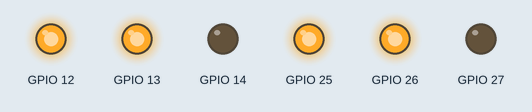
Bench run of a sketch on a simulated ESP32. On the bench: output pins drawn as LEDs (lit = HIGH). What the sketch prints to the serial monitor is not drawn.

Above: at 0.6 s.
At 1.6 s:
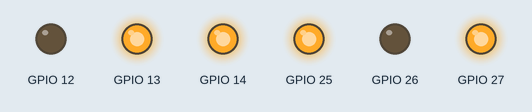
Timing chart, 0 to 3.1 s (numbered marks = the images above):
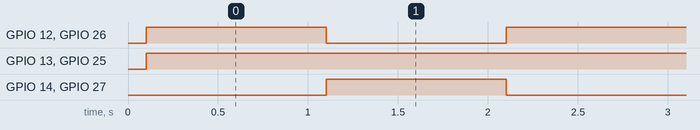

The sketch:

lib_motor_controller.ino
```cpp
#include <Wire.h>
#include "lib_motor_controller.h"

uint32_t counter = 0;

Motor motor1 = Motor(26,27,25,1,60);
Motor motor2 = Motor(12,14,13,2,60);

void setup()
{
  motor1.enable();
  motor2.enable();

  Serial.begin(115200);
  Serial.println(__FILE__);

  Wire.begin();

  delay(100);

  Serial.println("start...");

  // set callibration values from calibration sketch.
}

void loop()
{

  motor1.setPower(250);
  motor2.setPower(250);
  delay(1000);
  motor1.setPower(-251);
  motor2.setPower(-251);
  delay(1000);

  counter++;
}
```

lib_motor_controller.h
```cpp
int sign(int x){
  return (x > 0) - (x < 0);
}

class Motor{
  public:
  int pin1;
  int pin2;
  int enpin;
  int ledchannel_id;
  float current_power = 0;
  int last_switch = 0;
  int low_power_offset = 0 ;
  int last_dir = 0;
  Motor(int p1, int p2, int _enpin, int _ledchannel_id, int _low_power_offset){
    pin1 = p1;
    pin2 = p2;
    ledchannel_id = _ledchannel_id;
    enpin = _enpin;

    low_power_offset = _low_power_offset;
  }
  void enable(){
    pinMode(pin1, OUTPUT);
    pinMode(pin2, OUTPUT);
   // pinMode(enpin, OUTPUT);
    ledcAttachPin(enpin, ledchannel_id);
    ledcSetup(ledchannel_id, 12000, 8); // 12 kHz PWM, 8-bit resolution
  }
  void setPower(int power){

    digitalWrite(pin1, power>0?HIGH:LOW);
    digitalWrite(pin2, power<0?HIGH:LOW);

    int appliedPower = constrain(abs(power) + low_power_offset, 0, 255);

//    Serial.println(String("applied_power")+appliedPower);
    ledcWrite(ledchannel_id, appliedPower);
//   analogWrite(enpin, appliedPower);

  }
};
```

Measured:
- by itself, GPIO 12, GPIO 14, GPIO 26, GPIO 27: alternates HIGH for 1.0 s and LOW for 1.0 s
- by itself, GPIO 13, GPIO 25: LOW → HIGH at 0.10 s
